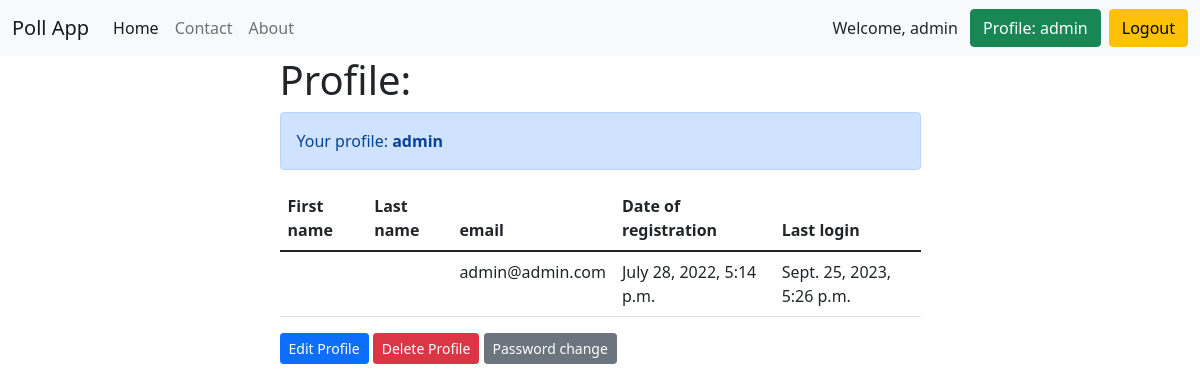
The page /users/profile/ (signed in) on the database its author committed.
### accounts/models.py (models this page shows)
class User(AbstractUser):
    email = models.EmailField(unique=True)
    email_confirmed = models.BooleanField(default=False)

### accounts/views.py (the view)
# urls.py: path('profile/', profile, name='profile'),
@login_required
def profile(request):
    return render(request, 'accounts/profile.html')

### accounts/templates/accounts/profile.html (shortened to what this page needs)
{% extends 'base.html' %}
{% block content %}
<h1>Profile:</h1>
<div class="alert alert-primary" role="alert">Your profile: <b>{{ user.username }}</b></div>
<table class="table">
    <thead>
    <tr>
        <th scope="col">First name</th>
        <th scope="col">Last name</th>
        <th scope="col">email</th>
        <th scope="col">Date of registration</th>
        <th scope="col">Last login</th>
    </tr>
    </thead>
    <tbody>
    <tr>
        <td>{{ user.first_name }}</td>
        <td>{{ user.last_name }}</td>
        <td>{{ user.email }}</td>
        <td>{{ user.date_joined }}</td>
        <td>{{ user.last_login }}</td>
    </tr>
    </tbody>
</table>
<a href="{% url 'accounts:edit_user' %}" class="btn btn-primary btn-sm">Edit Profile</a>
<a href="{% url 'accounts:delete_user' %}" class="btn btn-danger btn-sm">Delete Profile</a>
<a href="{% url 'accounts:password_change' %}" class="btn btn-secondary btn-sm">Password change</a>
{% endblock %}

### templates/base.html (shortened to what this page needs)
<!DOCTYPE html>
<html lang="en">
<head>
    <link href="https://cdn.jsdelivr.net/npm/bootstrap@5.1.3/dist/css/bootstrap.min.css" rel="stylesheet"
>
</head>
<body>
<nav class="navbar navbar-expand-lg navbar-light bg-light">
    <div class="container-fluid">
        <a class="navbar-brand" href="{% url 'poll_app:home' %}">Poll App</a>
        <div class="collapse navbar-collapse" id="navbarNavAltMarkup">
            <div class="navbar-nav">
                <a class="nav-link active" aria-current="page" href="{% url 'poll_app:home' %}">Home</a>
                <a class="nav-link" href="{% url 'contact:contact' %}">Contact</a>
                <a class="nav-link" href="{% url 'poll_app:about' %}">About</a>
            </div>
        </div>
        {% if request.user.is_authenticated %}
        Welcome, {{ user.username }}
        &ensp;<a class="btn btn-success" href="{% url 'accounts:profile' %}" type="submit">Profile: {{ user.username }}</a>
        &ensp;<a class="btn btn-warning" href="{% url 'accounts:logout' %}" type="submit">Logout</a>
        {% else %}
        <a class="btn btn-warning" href="{% url 'accounts:login' %}" type="submit">Login</a>&ensp;
        <a class="btn btn-danger" href="{% url 'accounts:signup' %}" type="submit">Sign Up</a>
        {% endif %}
    </div>
</nav>
<div class="container">
    <div class="row">
        <div class="col-md-7 m-auto">
            {% block content %}
            {% endblock %}
        </div>
    </div>
</div>
</body>
</html>

### rows shown on the page
User: username "admin", email "admin@admin.com", date_joined "July 28, 2022, 5:14 p.m.", last_login "Sept. 25, 2023, 5:26 p.m."
